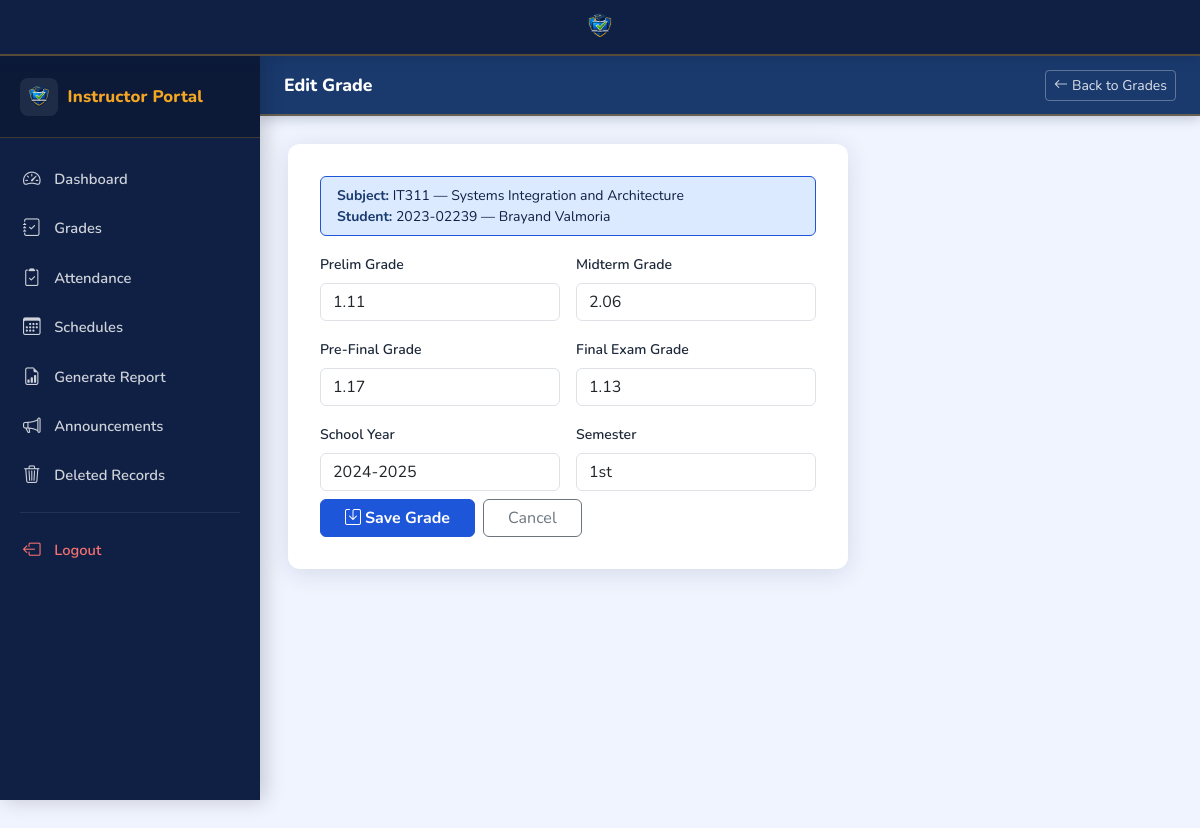
The page /grades/update/2/ (signed in) on the database its author committed.
### enrollment/models.py (models this page shows, shortened)
class Subject(models.Model):
    name = models.CharField(max_length=200)
    code = models.CharField(max_length=20, unique=True)
    description = models.TextField(blank=True)
    units = models.PositiveIntegerField(default=3)
    department = models.ForeignKey(Department, on_delete=models.CASCADE, related_name='subjects')
    program = models.ForeignKey(Program, on_delete=models.CASCADE, related_name='subjects')
    year_level = models.CharField(max_length=1, choices=[
        ('1', '1st Year'), ('2', '2nd Year'), ('3', '3rd Year'), ('4', '4th Year')
    ])
    semester = models.CharField(max_length=20, choices=[
        ('1st', '1st Semester'), ('2nd', '2nd Semester'), ('summer', 'Summer')
    ], default='1st')
    assigned_instructor = models.ForeignKey(
        InstructorProfile, on_delete=models.SET_NULL, null=True, blank=True, related_name='subjects'
    )

class Enrollment(SoftDeleteMixin, models.Model):
    STATUS_PENDING = 'pending'
    STATUS_APPROVED = 'approved'
    STATUS_REJECTED = 'rejected'
    STATUS_CHOICES = [
        (STATUS_PENDING, 'Pending Approval'),
        (STATUS_APPROVED, 'Approved'),
        (STATUS_REJECTED, 'Rejected'),
    ]
    CIVIL_STATUS_CHOICES = [
        ('single', 'Single'), ('married', 'Married'),
        ('widowed', 'Widowed'), ('separated', 'Separated'),
    ]
    GENDER_CHOICES = [
        ('male', 'Male'), ('female', 'Female'), ('other', 'Other'),
    ]
    student = models.OneToOneField(StudentProfile, on_delete=models.CASCADE, related_name='enrollment')
    status = models.CharField(max_length=20, choices=STATUS_CHOICES, default=STATUS_PENDING, db_index=True)
    section = models.ForeignKey(Section, on_delete=models.SET_NULL, null=True, blank=True)
    school_year = models.CharField(max_length=20, default='2024-2025', db_index=True)
    semester = models.CharField(max_length=20, choices=[
        ('1st', '1st Semester'), ('2nd', '2nd Semester'), ('summer', 'Summer')
    ], default='1st')
    subjects = models.ManyToManyField(Subject, blank=True)
    civil_status = models.CharField(max_length=20, choices=CIVIL_STATUS_CHOICES, blank=True)
    ethnicity = models.CharField(max_length=100, blank=True)
    nickname = models.CharField(max_length=50, blank=True)
    address = models.TextField(blank=True)
    contact_number = models.CharField(max_length=20, blank=True)
    date_of_birth = models.DateField(null=True, blank=True)
    place_of_birth = models.CharField(max_length=200, blank=True)
    age = models.PositiveIntegerField(null=True, blank=True)
    gender = models.CharField(max_length=20, choices=GENDER_CHOICES, blank=True)
    zip_code = models.CharField(max_length=10, blank=True)
    mother_name = models.CharField(max_length=200, blank=True)
    mother_occupation = models.CharField(max_length=200, blank=True)
    father_name = models.CharField(max_length=200, blank=True)
    father_occupation = models.CharField(max_length=200, blank=True)
    guardian_name = models.CharField(max_length=200, blank=True)
    guardian_relationship = models.CharField(max_length=100, blank=True)
    submitted_at = models.DateTimeField(auto_now_add=True)
    approved_at = models.DateTimeField(null=True, blank=True)
    remarks = models.TextField(blank=True)

### accounts/models.py (models this page shows, shortened)
class StudentProfile(SoftDeleteMixin, models.Model):
    YEAR_LEVEL_CHOICES = [
        ('1', '1st Year'),
        ('2', '2nd Year'),
        ('3', '3rd Year'),
        ('4', '4th Year'),
    ]
    user = models.OneToOneField(User, on_delete=models.CASCADE, related_name='student_profile')
    student_id = models.CharField(max_length=50, unique=True)
    department = models.ForeignKey(Department, on_delete=models.SET_NULL, null=True)
    program = models.ForeignKey(Program, on_delete=models.SET_NULL, null=True)
    year_level = models.CharField(max_length=1, choices=YEAR_LEVEL_CHOICES)
    full_name = models.CharField(max_length=200)
    contact_number = models.CharField(max_length=20, blank=True)
    address = models.TextField(blank=True)
    date_of_birth = models.DateField(null=True, blank=True)
    gender = models.CharField(max_length=20, blank=True)
    profile_complete = models.BooleanField(default=False)
    created_at = models.DateTimeField(auto_now_add=True)

### grades/models.py (models this page shows, shortened)
class Grade(SoftDeleteMixin, models.Model):
    enrollment = models.ForeignKey(Enrollment, on_delete=models.CASCADE, related_name='grades')
    subject = models.ForeignKey(Subject, on_delete=models.CASCADE, related_name='grades')
    instructor = models.ForeignKey(InstructorProfile, on_delete=models.SET_NULL, null=True)
    prelim = models.DecimalField(max_digits=5, decimal_places=2, null=True, blank=True)
    midterm = models.DecimalField(max_digits=5, decimal_places=2, null=True, blank=True)
    pre_final = models.DecimalField(max_digits=5, decimal_places=2, null=True, blank=True)
    final = models.DecimalField(max_digits=5, decimal_places=2, null=True, blank=True)
    final_grade = models.DecimalField(max_digits=5, decimal_places=2, null=True, blank=True)
    REMARKS_CHOICES = [
        ('passed', 'Passed'),
        ('failed', 'Failed'),
        ('incomplete', 'Incomplete'),
        ('dropped', 'Dropped'),
    ]
    remarks = models.CharField(max_length=20, choices=REMARKS_CHOICES, blank=True)
    school_year = models.CharField(max_length=20, default='2024-2025', db_index=True)
    semester = models.CharField(max_length=20, default='1st')
    date_encoded = models.DateTimeField(auto_now_add=True)
    last_updated = models.DateTimeField(auto_now=True)
    class Meta:
        unique_together = ('enrollment', 'subject')

### grades/views.py (the view)
# urls.py: path('update/<int:pk>/', views.grade_update, name='grade_update'),
@login_required
def grade_update(request, pk):
    if request.user.role != User.ROLE_INSTRUCTOR:
        return redirect('home')
    instructor = request.user.instructor_profile
    grade = get_object_or_404(Grade, pk=pk, instructor=instructor)
    form = GradeForm(request.POST or None, instance=grade)
    if request.method == 'POST' and form.is_valid():
        form.save()
        messages.success(request, "Grade updated.")
        return redirect('instructor_grades')
    return render(request, 'grades/grade_form.html', {
        'form': form,
        'title': 'Edit Grade',
        'subject': grade.subject,
        'enrollment': grade.enrollment,
    })

### grades/forms.py
class GradeForm(forms.ModelForm):
    class Meta:
        model = Grade
        fields = ['prelim', 'midterm', 'pre_final', 'final', 'school_year', 'semester']
        widgets = {
            'prelim':    forms.NumberInput(attrs={'step': '0.01', 'min': '1', 'max': '5'}),
            'midterm':   forms.NumberInput(attrs={'step': '0.01', 'min': '1', 'max': '5'}),
            'pre_final': forms.NumberInput(attrs={'step': '0.01', 'min': '1', 'max': '5'}),
            'final':     forms.NumberInput(attrs={'step': '0.01', 'min': '1', 'max': '5'}),
        }
    def __init__(self, *args, **kwargs):
        super().__init__(*args, **kwargs)
        for field in self.fields.values():
            field.widget.attrs['class'] = 'form-control'

### core/soft_delete.py (called while the page is built)
    def get_queryset(self):
        return SoftDeleteQuerySet(self.model, using=self._db).filter(is_deleted=False)

### templates/grades/grade_form.html (shortened to what this page needs)
{% extends 'base.html' %}
{% block body %}
<div class="portal-layout">
  {% include 'partials/sidebar_instructor.html' %}
  <div class="main-content">
    <div class="topbar">
      <div class="d-flex align-items-center gap-3">
        <span class="topbar-title">{{ title }}</span>
      </div>
      <a href="{% url 'instructor_grades' %}" class="btn btn-outline-secondary btn-sm">
        <i class="bi bi-arrow-left me-1"></i>Back to Grades
      </a>
    </div>
    <div class="page-body fade-in">
      <div class="form-card" style="max-width:560px">
        <div class="alert alert-info small py-2 mb-3">
          <div><strong>Subject:</strong> {{ subject.code }} — {{ subject.name }}</div>
          <div><strong>Student:</strong> {{ enrollment.student.student_id }} — {{ enrollment.student.full_name }}</div>
        </div>
        <form method="post">{% csrf_token %}
          <div class="row g-3">
            <div class="col-md-6">
              <label class="form-label fw-semibold small">Prelim Grade</label>
              {{ form.prelim }}
            </div>
            <div class="col-md-6">
              <label class="form-label fw-semibold small">Midterm Grade</label>
              {{ form.midterm }}
            </div>
            <div class="col-md-6">
              <label class="form-label fw-semibold small">Pre-Final Grade</label>
              {{ form.pre_final }}
            </div>
            <div class="col-md-6">
              <label class="form-label fw-semibold small">Final Exam Grade</label>
              {{ form.final }}
            </div>
            <div class="col-md-6">
              <label class="form-label fw-semibold small">School Year</label>
              {{ form.school_year }}
            </div>
            <div class="col-md-6">
              <label class="form-label fw-semibold small">Semester</label>
              {{ form.semester }}
            </div>
            <div class="col-12 d-flex gap-2 mt-2">
              <button type="submit" class="btn btn-primary fw-bold px-4">
                <i class="bi bi-save me-1"></i>Save Grade
              </button>
              <a href="{% url 'instructor_grades' %}" class="btn btn-outline-secondary px-4">Cancel</a>
            </div>
          </div>
        </form>
      </div>
    </div>
  </div>
</div>
{% endblock %}

### static/css/portal.css (style rules this page uses)
:root { --primary-blue: #1a3a6e; --primary: #1e56d9; --primary-dark: #1342b5; --primary-light: #dbeafe; --sidebar-bg: #0f2044; --accent-gold: #f5a623; --accent-gold-dark: #c8860e; --accent-gold-light:#fef7e6; --sidebar-text: rgba(255, 255, 255, 0.80); --sidebar-width: 260px; --site-navbar-h: 56px; --topbar-h: 60px; --radius: 12px; --shadow: 0 4px 24px rgba(15, 32, 68, 0.12); --shadow-sm: 0 2px 8px rgba(15, 32, 68, 0.08); --bs-primary: #1e56d9; --bs-primary-rgb: 30, 86, 217; --bs-warning: #f5a623; --bs-warning-rgb: 245, 166, 35; }
body { font-family: 'Nunito', sans-serif; background: #f0f4ff; color: #1e293b; padding-top: var(--site-navbar-h); }
.portal-layout { display: flex; min-height: 100vh; }
.main-content { margin-left: var(--sidebar-width); flex: 1; display: flex; flex-direction: column; }
.topbar { height: var(--topbar-h); background: var(--primary-blue); display: flex; align-items: center; padding: 0 1.5rem; justify-content: space-between; box-shadow: 0 2px 12px rgba(15, 32, 68, 0.25); position: sticky; top: var(--site-navbar-h); z-index: 100; border-bottom: 2px solid rgba(245, 166, 35, 0.35); }
.topbar-title { font-weight: 800; font-size: 1.1rem; color: #fff; }
.topbar .btn-outline-secondary, .topbar a.btn-outline-secondary { color: rgba(255, 255, 255, 0.85); border-color: rgba(255, 255, 255, 0.30); background: transparent; }
.topbar a { color: rgba(255, 255, 255, 0.85); }
.page-body { padding: 1.75rem; }
.form-card { background: #fff; border-radius: var(--radius); padding: 2rem; box-shadow: var(--shadow); }
.fade-in { animation: fadeIn .35s ease both; }
.btn-primary, .btn-primary:not(:disabled):not(.disabled) { background-color: var(--primary); border-color: var(--primary); color: #fff; font-weight: 700; }
.alert-info { background-color: var(--primary-light); border-color: var(--primary); color: var(--sidebar-bg); }
.alert-info strong { color: var(--primary-blue); }

### rows shown on the page
Subject: code "IT311", name "Systems Integration and Architecture"
Enrollment: student.student_id "2023-02239", student.full_name "Brayand Valmoria"
Grade: prelim "1.11", midterm "2.06", pre_final "1.17", final "1.13", school_year "2024-2025", semester "1st"

### other values the page prints
{{ title }} "Edit Grade"
